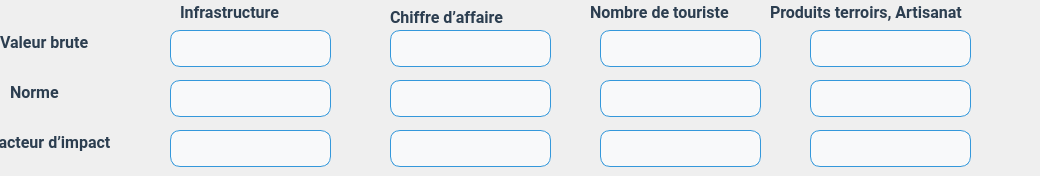
     <widget class="QWidget" name="tab_eco2">
      <attribute name="title">
       <string>Période 2</string>
      </attribute>
      <widget class="QLabel" name="label_63">
       <property name="geometry">
        <rect>
         <x>180</x>
         <y>-10</y>
         <width>141</width>
         <height>45</height>
        </rect>
       </property>
       <property name="font">
        <font>
         <family>Roboto,Open Sans,Arial,sans-serif</family>
         <pointsize>-1</pointsize>
         <weight>75</weight>
         <bold>true</bold>
        </font>
       </property>
       <property name="styleSheet">
        <string notr="true">QLabel {
    font-family: 'Roboto', 'Open Sans', Arial, sans-serif; /* Police élégante */
    font-size: 16px;          /* Taille du texte pour lisibilité */
    font-weight: bold;      /* Pas de gras */
    color: #2c3e50;           /* Bleu foncé professionnel */
    text-align: center;       /* Centre le texte */
    background-color: transparent; /* Fond gris très clair */
}
</string>
       </property>
       <property name="text">
        <string>Infrastructure  </string>
       </property>
      </widget>
      <widget class="QLabel" name="label_58">
       <property name="geometry">
        <rect>
         <x>590</x>
         <y>-10</y>
         <width>181</width>
         <height>45</height>
        </rect>
       </property>
       <property name="font">
        <font>
         <family>Roboto,Open Sans,Arial,sans-serif</family>
         <pointsize>-1</pointsize>
         <weight>75</weight>
         <bold>true</bold>
        </font>
       </property>
       <property name="styleSheet">
        <string notr="true">QLabel {
    font-family: 'Roboto', 'Open Sans', Arial, sans-serif; /* Police élégante */
    font-size: 16px;          /* Taille du texte pour lisibilité */
    font-weight: bold;      /* Pas de gras */
    color: #2c3e50;           /* Bleu foncé professionnel */
    text-align: center;       /* Centre le texte */
    background-color: transparent; /* Fond gris très clair */
}
</string>
       </property>
       <property name="text">
        <string>Nombre de touriste</string>
       </property>
      </widget>
      <widget class="QLineEdit" name="norme_ca2">
       <property name="geometry">
        <rect>
         <x>390</x>
         <y>80</y>
         <width>161</width>
         <height>37</height>
        </rect>
       </property>
       <property name="styleSheet">
        <string notr="true">QLineEdit {
    background-color: #f8f9fa; /* Fond gris très clair */
    border: 1px solid #3498db; /* Bordure bleue légère */
    border-radius: 10px;       /* Coins arrondis */
    padding: 5px 10px;         /* Espacement interne */
    font-family: 'Roboto', 'Open Sans', Arial, sans-serif; /* Police moderne */
    font-size: 14px;           /* Taille du texte */
    color: #2c3e50;            /* Texte bleu foncé */
}

QLineEdit:hover {
    border: 1px solid #1abc9c; /* Bordure verte au survol */
    background-color: #ffffff; /* Fond blanc au survol */
    transition: 0.3s ease;     /* Animation fluide */
}

QLineEdit:focus {
    border: 2px solid #1abc9c; /* Bordure verte épaisse quand sélectionné */
    background-color: #ffffff; /* Fond blanc */
    color: #2c3e50;            /* Couleur du texte */
}
</string>
       </property>
      </widget>
      <widget class="QLineEdit" name="valeur_b_Inf_T3_14">
       <property name="geometry">
        <rect>
         <x>600</x>
         <y>130</y>
         <width>161</width>
         <height>37</height>
        </rect>
       </property>
       <property name="styleSheet">
        <string notr="true">QLineEdit {
    background-color: #f8f9fa; /* Fond gris très clair */
    border: 1px solid #3498db; /* Bordure bleue légère */
    border-radius: 10px;       /* Coins arrondis */
    padding: 5px 10px;         /* Espacement interne */
    font-family: 'Roboto', 'Open Sans', Arial, sans-serif; /* Police moderne */
    font-size: 14px;           /* Taille du texte */
    color: #2c3e50;            /* Texte bleu foncé */
}

QLineEdit:hover {
    border: 1px solid #1abc9c; /* Bordure verte au survol */
    background-color: #ffffff; /* Fond blanc au survol */
    transition: 0.3s ease;     /* Animation fluide */
}

QLineEdit:focus {
    border: 2px solid #1abc9c; /* Bordure verte épaisse quand sélectionné */
    background-color: #ffffff; /* Fond blanc */
    color: #2c3e50;            /* Couleur du texte */
}
</string>
       </property>
      </widget>
      <widget class="QLabel" name="label_60">
       <property name="geometry">
        <rect>
         <x>770</x>
         <y>-10</y>
         <width>261</width>
         <height>45</height>
        </rect>
       </property>
       <property name="font">
        <font>
         <family>Roboto,Open Sans,Arial,sans-serif</family>
         <pointsize>-1</pointsize>
         <weight>75</weight>
         <bold>true</bold>
        </font>
       </property>
       <property name="styleSheet">
        <string notr="true">QLabel {
    font-family: 'Roboto', 'Open Sans', Arial, sans-serif; /* Police élégante */
    font-size: 16px;          /* Taille du texte pour lisibilité */
    font-weight: bold;      /* Pas de gras */
    color: #2c3e50;           /* Bleu foncé professionnel */
    text-align: center;       /* Centre le texte */
    background-color: transparent; /* Fond gris très clair */
}
</string>
       </property>
       <property name="text">
        <string>Produits terroirs, Artisanat </string>
       </property>
      </widget>
      <widget class="QLineEdit" name="valeur_b_Inf_T3_15">
       <property name="geometry">
        <rect>
         <x>600</x>
         <y>30</y>
         <width>161</width>
         <height>37</height>
        </rect>
       </property>
       <property name="styleSheet">
        <string notr="true">QLineEdit {
    background-color: #f8f9fa; /* Fond gris très clair */
    border: 1px solid #3498db; /* Bordure bleue légère */
    border-radius: 10px;       /* Coins arrondis */
    padding: 5px 10px;         /* Espacement interne */
    font-family: 'Roboto', 'Open Sans', Arial, sans-serif; /* Police moderne */
    font-size: 14px;           /* Taille du texte */
    color: #2c3e50;            /* Texte bleu foncé */
}

QLineEdit:hover {
    border: 1px solid #1abc9c; /* Bordure verte au survol */
    background-color: #ffffff; /* Fond blanc au survol */
    transition: 0.3s ease;     /* Animation fluide */
}

QLineEdit:focus {
    border: 2px solid #1abc9c; /* Bordure verte épaisse quand sélectionné */
    background-color: #ffffff; /* Fond blanc */
    color: #2c3e50;            /* Couleur du texte */
}
</string>
       </property>
      </widget>
      <widget class="QLabel" name="label_64">
       <property name="geometry">
        <rect>
         <x>390</x>
         <y>-10</y>
         <width>181</width>
         <height>55</height>
        </rect>
       </property>
       <property name="font">
        <font>
         <family>Roboto,Open Sans,Arial,sans-serif</family>
         <pointsize>-1</pointsize>
         <weight>75</weight>
         <bold>true</bold>
        </font>
       </property>
       <property name="styleSheet">
        <string notr="true">QLabel {
    font-family: 'Roboto', 'Open Sans', Arial, sans-serif; /* Police élégante */
    font-size: 16px;          /* Taille du texte pour lisibilité */
    font-weight: bold;      /* Pas de gras */
    color: #2c3e50;           /* Bleu foncé professionnel */
    text-align: center;       /* Centre le texte */
    background-color: transparent; /* Fond gris très clair */
}

</string>
       </property>
       <property name="text">
        <string>Chiffre d’affaire  </string>
       </property>
      </widget>
      <widget class="QLineEdit" name="ca_fi2">
       <property name="geometry">
        <rect>
         <x>390</x>
         <y>130</y>
         <width>161</width>
         <height>37</height>
        </rect>
       </property>
       <property name="styleSheet">
        <string notr="true">QLineEdit {
    background-color: #f8f9fa; /* Fond gris très clair */
    border: 1px solid #3498db; /* Bordure bleue légère */
    border-radius: 10px;       /* Coins arrondis */
    padding: 5px 10px;         /* Espacement interne */
    font-family: 'Roboto', 'Open Sans', Arial, sans-serif; /* Police moderne */
    font-size: 14px;           /* Taille du texte */
    color: #2c3e50;            /* Texte bleu foncé */
}

QLineEdit:hover {
    border: 1px solid #1abc9c; /* Bordure verte au survol */
    background-color: #ffffff; /* Fond blanc au survol */
    transition: 0.3s ease;     /* Animation fluide */
}

QLineEdit:focus {
    border: 2px solid #1abc9c; /* Bordure verte épaisse quand sélectionné */
    background-color: #ffffff; /* Fond blanc */
    color: #2c3e50;            /* Couleur du texte */
}
</string>
       </property>
      </widget>
      <widget class="QLineEdit" name="inf_fi2">
       <property name="geometry">
        <rect>
         <x>170</x>
         <y>130</y>
         <width>161</width>
         <height>37</height>
        </rect>
       </property>
       <property name="styleSheet">
        <string notr="true">QLineEdit {
    background-color: #f8f9fa; /* Fond gris très clair */
    border: 1px solid #3498db; /* Bordure bleue légère */
    border-radius: 10px;       /* Coins arrondis */
    padding: 5px 10px;         /* Espacement interne */
    font-family: 'Roboto', 'Open Sans', Arial, sans-serif; /* Police moderne */
    font-size: 14px;           /* Taille du texte */
    color: #2c3e50;            /* Texte bleu foncé */
}

QLineEdit:hover {
    border: 1px solid #1abc9c; /* Bordure verte au survol */
    background-color: #ffffff; /* Fond blanc au survol */
    transition: 0.3s ease;     /* Animation fluide */
}

QLineEdit:focus {
    border: 2px solid #1abc9c; /* Bordure verte épaisse quand sélectionné */
    background-color: #ffffff; /* Fond blanc */
    color: #2c3e50;            /* Couleur du texte */
}
</string>
       </property>
      </widget>
      <widget class="QLineEdit" name="norme_inf_2">
       <property name="geometry">
        <rect>
         <x>170</x>
         <y>80</y>
         <width>161</width>
         <height>37</height>
        </rect>
       </property>
       <property name="styleSheet">
        <string notr="true">QLineEdit {
    background-color: #f8f9fa; /* Fond gris très clair */
    border: 1px solid #3498db; /* Bordure bleue légère */
    border-radius: 10px;       /* Coins arrondis */
    padding: 5px 10px;         /* Espacement interne */
    font-family: 'Roboto', 'Open Sans', Arial, sans-serif; /* Police moderne */
    font-size: 14px;           /* Taille du texte */
    color: #2c3e50;            /* Texte bleu foncé */
}

QLineEdit:hover {
    border: 1px solid #1abc9c; /* Bordure verte au survol */
    background-color: #ffffff; /* Fond blanc au survol */
    transition: 0.3s ease;     /* Animation fluide */
}

QLineEdit:focus {
    border: 2px solid #1abc9c; /* Bordure verte épaisse quand sélectionné */
    background-color: #ffffff; /* Fond blanc */
    color: #2c3e50;            /* Couleur du texte */
}
</string>
       </property>
      </widget>
      <widget class="QLineEdit" name="valeur_b_Inf_T3_19">
       <property name="geometry">
        <rect>
         <x>600</x>
         <y>80</y>
         <width>161</width>
         <height>37</height>
        </rect>
       </property>
       <property name="styleSheet">
        <string notr="true">QLineEdit {
    background-color: #f8f9fa; /* Fond gris très clair */
    border: 1px solid #3498db; /* Bordure bleue légère */
    border-radius: 10px;       /* Coins arrondis */
    padding: 5px 10px;         /* Espacement interne */
    font-family: 'Roboto', 'Open Sans', Arial, sans-serif; /* Police moderne */
    font-size: 14px;           /* Taille du texte */
    color: #2c3e50;            /* Texte bleu foncé */
}

QLineEdit:hover {
    border: 1px solid #1abc9c; /* Bordure verte au survol */
    background-color: #ffffff; /* Fond blanc au survol */
    transition: 0.3s ease;     /* Animation fluide */
}

QLineEdit:focus {
    border: 2px solid #1abc9c; /* Bordure verte épaisse quand sélectionné */
    background-color: #ffffff; /* Fond blanc */
    color: #2c3e50;            /* Couleur du texte */
}
</string>
       </property>
      </widget>
      <widget class="QLineEdit" name="valeur_b_Inf_T3_20">
       <property name="geometry">
        <rect>
         <x>810</x>
         <y>80</y>
         <width>161</width>
         <height>37</height>
        </rect>
       </property>
       <property name="styleSheet">
        <string notr="true">QLineEdit {
    background-color: #f8f9fa; /* Fond gris très clair */
    border: 1px solid #3498db; /* Bordure bleue légère */
    border-radius: 10px;       /* Coins arrondis */
    padding: 5px 10px;         /* Espacement interne */
    font-family: 'Roboto', 'Open Sans', Arial, sans-serif; /* Police moderne */
    font-size: 14px;           /* Taille du texte */
    color: #2c3e50;            /* Texte bleu foncé */
}

QLineEdit:hover {
    border: 1px solid #1abc9c; /* Bordure verte au survol */
    background-color: #ffffff; /* Fond blanc au survol */
    transition: 0.3s ease;     /* Animation fluide */
}

QLineEdit:focus {
    border: 2px solid #1abc9c; /* Bordure verte épaisse quand sélectionné */
    background-color: #ffffff; /* Fond blanc */
    color: #2c3e50;            /* Couleur du texte */
}
</string>
       </property>
      </widget>
      <widget class="QLineEdit" name="ca_vb2">
       <property name="geometry">
        <rect>
         <x>390</x>
         <y>30</y>
         <width>161</width>
         <height>37</height>
        </rect>
       </property>
       <property name="styleSheet">
        <string notr="true">QLineEdit {
    background-color: #f8f9fa; /* Fond gris très clair */
    border: 1px solid #3498db; /* Bordure bleue légère */
    border-radius: 10px;       /* Coins arrondis */
    padding: 5px 10px;         /* Espacement interne */
    font-family: 'Roboto', 'Open Sans', Arial, sans-serif; /* Police moderne */
    font-size: 14px;           /* Taille du texte */
    color: #2c3e50;            /* Texte bleu foncé */
}

QLineEdit:hover {
    border: 1px solid #1abc9c; /* Bordure verte au survol */
    background-color: #ffffff; /* Fond blanc au survol */
    transition: 0.3s ease;     /* Animation fluide */
}

QLineEdit:focus {
    border: 2px solid #1abc9c; /* Bordure verte épaisse quand sélectionné */
    background-color: #ffffff; /* Fond blanc */
    color: #2c3e50;            /* Couleur du texte */
}
</string>
       </property>
      </widget>
      <widget class="QLabel" name="label_66">
       <property name="geometry">
        <rect>
         <x>10</x>
         <y>70</y>
         <width>161</width>
         <height>45</height>
        </rect>
       </property>
       <property name="font">
        <font>
         <family>Roboto,Open Sans,Arial,sans-serif</family>
         <pointsize>-1</pointsize>
         <weight>75</weight>
         <bold>true</bold>
        </font>
       </property>
       <property name="styleSheet">
        <string notr="true">QLabel {
    font-family: 'Roboto', 'Open Sans', Arial, sans-serif; /* Police élégante */
    font-size: 16px;          /* Taille du texte pour lisibilité */
    font-weight: bold;      /* Pas de gras */
    color: #2c3e50;           /* Bleu foncé professionnel */
    text-align: center;       /* Centre le texte */
    background-color: transparent; /* Fond gris très clair */
}
</string>
       </property>
       <property name="text">
        <string>Norme</string>
       </property>
      </widget>
      <widget class="QLineEdit" name="valeur_b_Inf_T3_22">
       <property name="geometry">
        <rect>
         <x>810</x>
         <y>130</y>
         <width>161</width>
         <height>37</height>
        </rect>
       </property>
       <property name="styleSheet">
        <string notr="true">QLineEdit {
    background-color: #f8f9fa; /* Fond gris très clair */
    border: 1px solid #3498db; /* Bordure bleue légère */
    border-radius: 10px;       /* Coins arrondis */
    padding: 5px 10px;         /* Espacement interne */
    font-family: 'Roboto', 'Open Sans', Arial, sans-serif; /* Police moderne */
    font-size: 14px;           /* Taille du texte */
    color: #2c3e50;            /* Texte bleu foncé */
}

QLineEdit:hover {
    border: 1px solid #1abc9c; /* Bordure verte au survol */
    background-color: #ffffff; /* Fond blanc au survol */
    transition: 0.3s ease;     /* Animation fluide */
}

QLineEdit:focus {
    border: 2px solid #1abc9c; /* Bordure verte épaisse quand sélectionné */
    background-color: #ffffff; /* Fond blanc */
    color: #2c3e50;            /* Couleur du texte */
}
</string>
       </property>
      </widget>
      <widget class="QLabel" name="label_67">
       <property name="geometry">
        <rect>
         <x>0</x>
         <y>20</y>
         <width>171</width>
         <height>45</height>
        </rect>
       </property>
       <property name="font">
        <font>
         <family>Roboto,Open Sans,Arial,sans-serif</family>
         <pointsize>-1</pointsize>
         <weight>75</weight>
         <bold>true</bold>
        </font>
       </property>
       <property name="styleSheet">
        <string notr="true">QLabel {
    font-family: 'Roboto', 'Open Sans', Arial, sans-serif; /* Police élégante */
    font-size: 16px;          /* Taille du texte pour lisibilité */
    font-weight: bold;      /* Pas de gras */
    color: #2c3e50;           /* Bleu foncé professionnel */
    text-align: center;       /* Centre le texte */
    background-color: transparent; /* Fond gris très clair */
}
</string>
       </property>
       <property name="text">
        <string>Valeur brute</string>
       </property>
      </widget>
      <widget class="QLabel" name="label_68">
       <property name="geometry">
        <rect>
         <x>-10</x>
         <y>120</y>
         <width>181</width>
         <height>45</height>
        </rect>
       </property>
       <property name="font">
        <font>
         <family>Roboto,Open Sans,Arial,sans-serif</family>
         <pointsize>-1</pointsize>
         <weight>75</weight>
         <bold>true</bold>
        </font>
       </property>
       <property name="styleSheet">
        <string notr="true">QLabel {
    font-family: 'Roboto', 'Open Sans', Arial, sans-serif; /* Police élégante */
    font-size: 16px;          /* Taille du texte pour lisibilité */
    font-weight: bold;      /* Pas de gras */
    color: #2c3e50;           /* Bleu foncé professionnel */
    text-align: center;       /* Centre le texte */
    background-color: transparent; /* Fond gris très clair */
}
</string>
       </property>
       <property name="text">
        <string>Facteur d’impact</string>
       </property>
      </widget>
      <widget class="QLineEdit" name="valeur_b_Inf_T3_23">
       <property name="geometry">
        <rect>
         <x>810</x>
         <y>30</y>
         <width>161</width>
         <height>37</height>
        </rect>
       </property>
       <property name="styleSheet">
        <string notr="true">QLineEdit {
    background-color: #f8f9fa; /* Fond gris très clair */
    border: 1px solid #3498db; /* Bordure bleue légère */
    border-radius: 10px;       /* Coins arrondis */
    padding: 5px 10px;         /* Espacement interne */
    font-family: 'Roboto', 'Open Sans', Arial, sans-serif; /* Police moderne */
    font-size: 14px;           /* Taille du texte */
    color: #2c3e50;            /* Texte bleu foncé */
}

QLineEdit:hover {
    border: 1px solid #1abc9c; /* Bordure verte au survol */
    background-color: #ffffff; /* Fond blanc au survol */
    transition: 0.3s ease;     /* Animation fluide */
}

QLineEdit:focus {
    border: 2px solid #1abc9c; /* Bordure verte épaisse quand sélectionné */
    background-color: #ffffff; /* Fond blanc */
    color: #2c3e50;            /* Couleur du texte */
}
</string>
       </property>
      </widget>
      <widget class="QLineEdit" name="vb_inf2">
       <property name="geometry">
        <rect>
         <x>170</x>
         <y>30</y>
         <width>161</width>
         <height>37</height>
        </rect>
       </property>
       <property name="styleSheet">
        <string notr="true">QLineEdit {
    background-color: #f8f9fa; /* Fond gris très clair */
    border: 1px solid #3498db; /* Bordure bleue légère */
    border-radius: 10px;       /* Coins arrondis */
    padding: 5px 10px;         /* Espacement interne */
    font-family: 'Roboto', 'Open Sans', Arial, sans-serif; /* Police moderne */
    font-size: 14px;           /* Taille du texte */
    color: #2c3e50;            /* Texte bleu foncé */
}

QLineEdit:hover {
    border: 1px solid #1abc9c; /* Bordure verte au survol */
    background-color: #ffffff; /* Fond blanc au survol */
    transition: 0.3s ease;     /* Animation fluide */
}

QLineEdit:focus {
    border: 2px solid #1abc9c; /* Bordure verte épaisse quand sélectionné */
    background-color: #ffffff; /* Fond blanc */
    color: #2c3e50;            /* Couleur du texte */
}
</string>
       </property>
      </widget>
     </widget>
